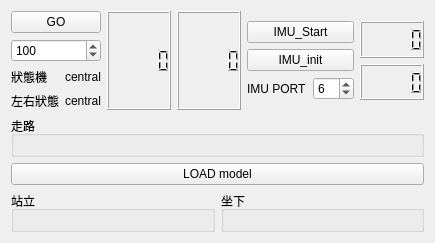
      <widget class="QWidget" name="tab_3">
       <attribute name="title">
        <string>參數化模組</string>
       </attribute>
       <layout class="QGridLayout" name="gridLayout_26">
        <item row="0" column="0">
         <layout class="QGridLayout" name="gridLayout_25">
          <item row="0" column="0">
           <widget class="QPushButton" name="pushButton_parameter_model">
            <property name="text">
             <string>GO</string>
            </property>
           </widget>
          </item>
          <item row="2" column="0">
           <layout class="QGridLayout" name="gridLayout_21">
            <item row="0" column="2">
             <widget class="QLabel" name="label_state_mode">
              <property name="text">
               <string>central</string>
              </property>
             </widget>
            </item>
            <item row="0" column="0">
             <widget class="QLabel" name="label_3">
              <property name="text">
               <string>狀態機</string>
              </property>
             </widget>
            </item>
            <item row="1" column="0">
             <widget class="QLabel" name="label_5">
              <property name="text">
               <string>左右狀態</string>
              </property>
             </widget>
            </item>
            <item row="1" column="2">
             <widget class="QLabel" name="label_state_right">
              <property name="text">
               <string>central</string>
              </property>
             </widget>
            </item>
           </layout>
          </item>
          <item row="1" column="0">
           <widget class="QSpinBox" name="spinBox_parameter_mode_speed">
            <property name="minimum">
             <number>10</number>
            </property>
            <property name="maximum">
             <number>9999</number>
            </property>
            <property name="value">
             <number>100</number>
            </property>
           </widget>
          </item>
         </layout>
        </item>
        <item row="0" column="3">
         <layout class="QGridLayout" name="gridLayout_24">
          <item row="0" column="0">
           <layout class="QGridLayout" name="gridLayout_22">
            <item row="0" column="0">
             <widget class="QPushButton" name="pushButton_parameter_IMU">
              <property name="text">
               <string>IMU_Start</string>
              </property>
             </widget>
            </item>
            <item row="1" column="0">
             <widget class="QPushButton" name="pushButton_parameter_IMU_init">
              <property name="text">
               <string>IMU_init</string>
              </property>
             </widget>
            </item>
            <item row="2" column="0">
             <layout class="QGridLayout" name="gridLayout_20">
              <item row="0" column="0">
               <widget class="QLabel" name="label_4">
                <property name="text">
                 <string>IMU PORT</string>
                </property>
               </widget>
              </item>
              <item row="0" column="1">
               <widget class="QSpinBox" name="spinBox">
                <property name="value">
                 <number>6</number>
                </property>
               </widget>
              </item>
             </layout>
            </item>
           </layout>
          </item>
          <item row="0" column="1">
           <layout class="QGridLayout" name="gridLayout_23">
            <item row="0" column="0">
             <widget class="QLCDNumber" name="lcdNumber_mpu_roll"/>
            </item>
            <item row="1" column="0">
             <widget class="QLCDNumber" name="lcdNumber_mpu_yaw"/>
            </item>
           </layout>
          </item>
         </layout>
        </item>
        <item row="1" column="0" colspan="4">
         <layout class="QGridLayout" name="gridLayout_17">
          <item row="2" column="0">
           <layout class="QGridLayout" name="gridLayout_14">
            <item row="0" column="0">
             <widget class="QGroupBox" name="groupBox_3">
              <property name="title">
               <string>站立</string>
              </property>
              <layout class="QGridLayout" name="gridLayout_15">
               <item row="0" column="0">
                <widget class="QwtPlot" name="qwtPlot_motion_model_parameter_stand"/>
               </item>
              </layout>
             </widget>
            </item>
            <item row="0" column="1">
             <widget class="QGroupBox" name="groupBox_4">
              <property name="title">
               <string>坐下</string>
              </property>
              <layout class="QGridLayout" name="gridLayout_2">
               <item row="0" column="0">
                <widget class="QwtPlot" name="qwtPlot_motion_model_parameter_sit"/>
               </item>
              </layout>
             </widget>
            </item>
           </layout>
          </item>
          <item row="0" column="0">
           <widget class="QGroupBox" name="groupBox_5">
            <property name="title">
             <string>走路</string>
            </property>
            <layout class="QGridLayout" name="gridLayout_18">
             <item row="0" column="0">
              <widget class="QwtPlot" name="qwtPlot_motion_model_parameter_walk"/>
             </item>
            </layout>
           </widget>
          </item>
          <item row="1" column="0">
           <widget class="QPushButton" name="pushButton_loadModel_Stand_sit">
            <property name="text">
             <string>LOAD model</string>
            </property>
           </widget>
          </item>
         </layout>
        </item>
        <item row="0" column="2">
         <widget class="QLCDNumber" name="lcdNumber_mode_number"/>
        </item>
        <item row="0" column="1">
         <widget class="QLCDNumber" name="lcdNumber_mode_number_now"/>
        </item>
       </layout>
      </widget>
